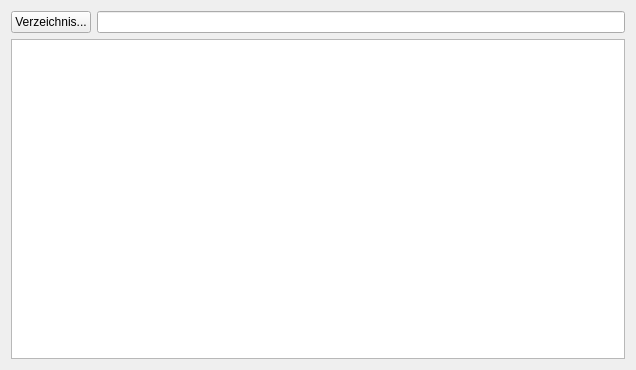
<?xml version="1.0" encoding="UTF-8"?>
<ui version="4.0">
 <class>FileSelectTab</class>
 <widget class="QWidget" name="FileSelectTab">
  <property name="geometry">
   <rect>
    <x>0</x>
    <y>0</y>
    <width>636</width>
    <height>370</height>
   </rect>
  </property>
  <property name="windowTitle">
   <string>FileSelectTab</string>
  </property>
  <layout class="QVBoxLayout" name="verticalLayout">
   <item>
    <layout class="QHBoxLayout" name="directoryLayout">
     <item>
      <widget class="QPushButton" name="openButton">
       <property name="focusPolicy">
        <enum>Qt::StrongFocus</enum>
       </property>
       <property name="text">
        <string>Verzeichnis...</string>
       </property>
      </widget>
     </item>
     <item>
      <widget class="QLineEdit" name="lineEditDirectory">
       <property name="focusPolicy">
        <enum>Qt::NoFocus</enum>
       </property>
       <property name="readOnly">
        <bool>true</bool>
       </property>
      </widget>
     </item>
    </layout>
   </item>
   <item>
    <widget class="FileSelectWidget" name="treeView"/>
   </item>
  </layout>
 </widget>
 <layoutdefault spacing="6" margin="11"/>
 <customwidgets>
  <customwidget>
   <class>FileSelectWidget</class>
   <extends>QTreeView</extends>
   <header>FileSelectWidget.h</header>
  </customwidget>
 </customwidgets>
 <tabstops>
  <tabstop>treeView</tabstop>
  <tabstop>openButton</tabstop>
  <tabstop>lineEditDirectory</tabstop>
 </tabstops>
 <resources/>
 <connections/>
</ui>
